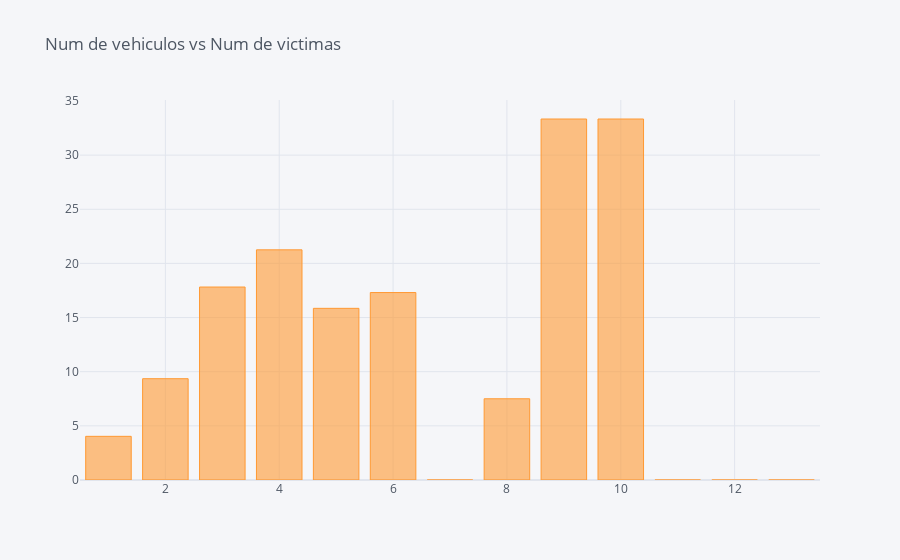

Write notebook code for a chart like this one.
### Code cell
df_Gender = pd.DataFrame(columns=["number_of_vehicles", "number_of_casualties"])
i=0
for field in list(df_traffic_accidents['number_of_vehicles'].unique()):
    ratio = df_traffic_accidents[(df_traffic_accidents['number_of_vehicles']==field)&(df_traffic_accidents['number_of_casualties']==3)].shape[0] / df_traffic_accidents[df_traffic_accidents['number_of_vehicles']==field].shape[0]
    df_Gender.loc[i] = (field, ratio*100)
    i += 1 
df_G = df_Gender.groupby(by="number_of_vehicles").sum()
df_G.iplot(kind='bar',title=' Num de vehiculos vs Num de victimas')

### Figure 1 — Plotly figure (JSON) as saved in the notebook; plotly's stock layout.template omitted (floating-point values rounded to 4 significant figures)
{"data": [{"marker": {"color": "rgba(255, 153, 51, 0.6)", "line": {"color": "rgba(255, 153, 51, 1.0)", "width": 1}}, "name": "number_of_casualties", "orientation": "v", "text": "", "type": "bar", "x": [1, 2, 3, 4, 5, 6, 7, 8, 9, 10, 11, 12, 13], "y": [4.032, 9.355, 17.82, 21.25, 15.85, 17.31, 0, 7.5, 33.33, 33.33, 0, 0, 0]}], "layout": {"legend": {"bgcolor": "#F5F6F9", "font": {"color": "#4D5663"}}, "paper_bgcolor": "#F5F6F9", "plot_bgcolor": "#F5F6F9", "title": {"font": {"color": "#4D5663"}, "text": " Num de vehiculos vs Num de victimas"}, "xaxis": {"gridcolor": "#E1E5ED", "showgrid": true, "tickfont": {"color": "#4D5663"}, "title": {"font": {"color": "#4D5663"}, "text": ""}, "zerolinecolor": "#E1E5ED"}, "yaxis": {"gridcolor": "#E1E5ED", "showgrid": true, "tickfont": {"color": "#4D5663"}, "title": {"font": {"color": "#4D5663"}, "text": ""}, "zerolinecolor": "#E1E5ED"}}}
